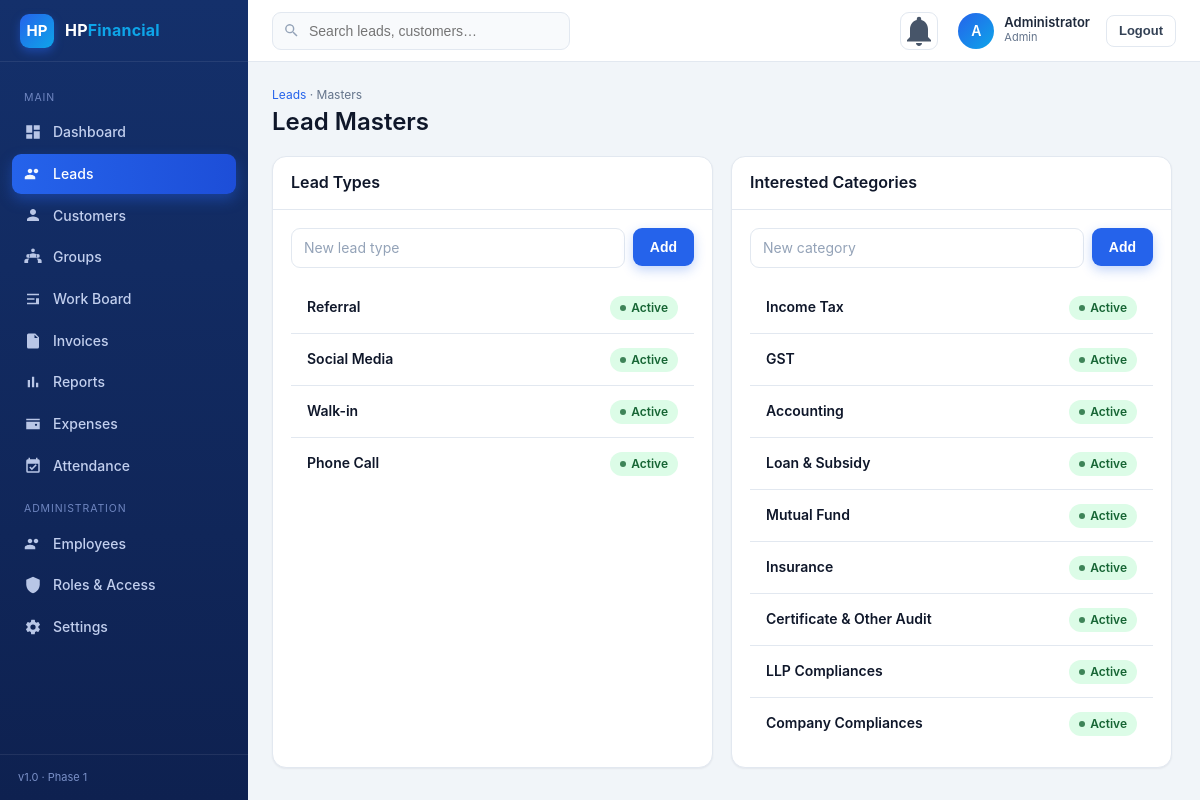
Page /lead-masters (signed in) on the committed database.
### tables this page shows
CREATE TABLE users (
  id BIGINT UNSIGNED AUTO_INCREMENT PRIMARY KEY,
  name VARCHAR(120) NOT NULL,
  mobile VARCHAR(15) NOT NULL UNIQUE,
  email VARCHAR(150) NULL,
  password_hash VARCHAR(255) NOT NULL,
  role_id BIGINT UNSIGNED NOT NULL,
  status ENUM('active','inactive') NOT NULL DEFAULT 'active',
  must_change_password TINYINT(1) NOT NULL DEFAULT 1,
  last_login_at DATETIME NULL,
  created_by BIGINT UNSIGNED NULL,
  created_at DATETIME NOT NULL DEFAULT CURRENT_TIMESTAMP,
  updated_at DATETIME NOT NULL DEFAULT CURRENT_TIMESTAMP ON UPDATE CURRENT_TIMESTAMP,
  FOREIGN KEY (role_id) REFERENCES roles(id),
  INDEX(status)
);

CREATE TABLE roles (
  id BIGINT UNSIGNED AUTO_INCREMENT PRIMARY KEY,
  name VARCHAR(50) NOT NULL,
  slug VARCHAR(50) NOT NULL UNIQUE
);

CREATE TABLE lead_types (
  id BIGINT UNSIGNED AUTO_INCREMENT PRIMARY KEY,
  name VARCHAR(80) NOT NULL,
  status ENUM('active','inactive') NOT NULL DEFAULT 'active'
);

CREATE TABLE lead_categories (
  id BIGINT UNSIGNED AUTO_INCREMENT PRIMARY KEY,
  name VARCHAR(80) NOT NULL,
  status ENUM('active','inactive') NOT NULL DEFAULT 'active'
);

### app/Core/Controller.php (called while the page is built, shortened)
<?php
abstract class Controller
{
    protected function view(string $template, array $data = [], string $layout = 'app'): void
    {
        extract($data, EXTR_SKIP);
        $content = (function () use ($template, $data) {
            extract($data, EXTR_SKIP);
            ob_start();
            require APP_PATH . '/Views/' . $template . '.php';
            return ob_get_clean();
        })();
        require APP_PATH . '/Views/layouts/' . $layout . '.php';
    }
}

### app/Controllers/LeadController.php (called while the page is built, shortened)
<?php
class LeadController extends Controller
{
    private function nav(): array { return ['unreadCount' => Notification::unreadCount(Auth::id())]; }
    public function masters(): void
    {
        $this->view('leads/masters', array_merge($this->nav(), [
            'pageTitle' => 'Lead Masters', 'activeNav' => 'leads',
            'types' => LeadType::all('id'), 'categories' => LeadCategory::all('id'),
        ]));
    }
}

### public/index.php (called while the page is built, shortened)
<?php
require dirname(__DIR__) . '/app/bootstrap.php';
$router = new Router();
$router->dispatch(Request::method(), Request::path());

### app/Core/Model.php (called while the page is built, shortened)
<?php
abstract class Model
{
    protected static string $table = '';
    protected static function db(): PDO { return Database::pdo(); }
    public static function all(string $orderBy = 'id DESC'): array
    {
        return self::db()->query("SELECT * FROM " . static::$table . " ORDER BY $orderBy")->fetchAll();
    }
}

### app/Core/Auth.php (called while the page is built, shortened)
<?php
class Auth
{
    private static ?array $user = null;
    public static function check(): bool { return self::user() !== null; }
    public static function user(): ?array
    {
        if (self::$user !== null) return self::$user;
        $id = Session::get('user_id');
        $st = Database::pdo()->prepare("SELECT u.*, r.slug AS role_slug, r.name AS role_name
            FROM users u JOIN roles r ON r.id = u.role_id WHERE u.id = ? LIMIT 1");
        $st->execute([$id]);
        self::$user = $st->fetch() ?: null;
        return self::$user;
    }
    public static function isAdmin(): bool
    {
        $u = self::user();
        return $u && $u['role_slug'] === 'admin';
    }
    public static function can(string $perm): bool
    {
        return self::isAdmin() || in_array($perm, self::permissions(), true);
    }
}

### app/bootstrap.php (called while the page is built, shortened)
<?php
function env(string $key, $default = null) {
    return $_ENV[$key] ?? getenv($key) ?: $default;
}
spl_autoload_register(function (string $class) {
    $prefix = 'App\\';
    $rel = str_replace('\\', '/', substr($class, strlen($prefix)));
    $file = APP_PATH . '/' . $rel . '.php';
});
require APP_PATH . '/Helpers/functions.php';

### app/Core/Database.php (called while the page is built, shortened)
<?php
class Database
{
    private static ?PDO $pdo = null;
    public static function pdo(): PDO
    {
        if (self::$pdo === null) {
            $host = env('DB_HOST', '127.0.0.1');
            $port = env('DB_PORT', '3306');
            $name = env('DB_NAME', 'hp');
            $dsn  = "mysql:host=$host;port=$port;dbname=$name;charset=utf8mb4";
            self::$pdo = new PDO($dsn, env('DB_USER', 'root'), env('DB_PASS', ''), [
                PDO::ATTR_ERRMODE            => PDO::ERRMODE_EXCEPTION,
                PDO::ATTR_DEFAULT_FETCH_MODE => PDO::FETCH_ASSOC,
                PDO::ATTR_EMULATE_PREPARES   => false,
            ]);
        }
        return self::$pdo;
    }
}

### app/Core/Session.php (called while the page is built, shortened)
<?php
class Session
{
    public static function get(string $k, $d = null) { return $_SESSION[$k] ?? $d; }
}

### app/Views/leads/masters.php (the view, shortened to what this page needs)
<div class="page-head" style="max-width:900px">
  <div><div class="crumb"><a href="<?= url('/leads') ?>">Leads</a> · Masters</div><h1>Lead Masters</h1></div>
</div>
<div class="grid grid--2" style="max-width:900px">
  <div class="card">
    <div class="card__head"><h3>Lead Types</h3></div>
    <div class="card__body">
      <form method="post" action="<?= url('/lead-masters') ?>" class="flex gap-8" style="margin-bottom:14px">
        <input class="input" name="name" placeholder="New lead type"><button class="btn btn--primary">Add</button>
      </form>
      <table class="tbl"><tbody>
        <?php foreach ($types as $t): ?><tr><td class="cell-strong"><?= e($t['name']) ?></td><td class="text-right"><?= status_pill($t['status']) ?></td></tr><?php endforeach; ?>
      </tbody></table>
    </div>
  </div>
  <div class="card">
    <div class="card__head"><h3>Interested Categories</h3></div>
    <div class="card__body">
      <form method="post" action="<?= url('/lead-masters') ?>" class="flex gap-8" style="margin-bottom:14px">
        <input class="input" name="name" placeholder="New category"><button class="btn btn--primary">Add</button>
      </form>
      <table class="tbl"><tbody>
        <?php foreach ($categories as $c): ?><tr><td class="cell-strong"><?= e($c['name']) ?></td><td class="text-right"><?= status_pill($c['status']) ?></td></tr><?php endforeach; ?>
      </tbody></table>
    </div>
  </div>
</div>

### app/Helpers/functions.php (shortened to what this page needs)
<?php
function e($v): string { return htmlspecialchars((string)($v ?? ''), ENT_QUOTES, 'UTF-8'); }
function base_url(): string
{
    $script = str_replace('\\', '/', dirname($_SERVER['SCRIPT_NAME'] ?? ''));
    return rtrim($script, '/');
}
function url(string $path = '/'): string
{
    return base_url() . '/' . ltrim($path, '/');
}
function asset(string $path): string { return url('assets/' . ltrim($path, '/')); }
function can(string $perm): bool { return Auth::can($perm); }
function active(string $page, string $current): string { return $page === $current ? 'active' : ''; }
function status_pill(?string $status): string
{
    $map = [
        'new' => 'blue', 'contacted' => 'sky', 'qualified' => 'amber',
        'won' => 'green', 'lost' => 'gray',
        'Pending' => 'gray', 'In-Progress' => 'amber', 'Filed' => 'blue', 'Completed' => 'green',
        'active' => 'green', 'inactive' => 'red',
    ];
    $c = $map[$status] ?? 'gray';
    return '<span class="pill pill--' . $c . '">' . e(ucfirst((string)$status)) . '</span>';
}
function initials(string $name): string
{
    $p = preg_split('/\s+/', trim($name));
    return strtoupper(substr($p[0] ?? '', 0, 1) . (isset($p[1]) ? substr($p[1], 0, 1) : ''));
}

### app/Core/Router.php (shortened to what this page needs)
<?php
class Router
{
    private array $routes = [];
    public function add(string $method, string $path, string $handler, array $opts = []): void
    {
        $this->routes[] = [
            'method'  => strtoupper($method),
            'path'    => $path,
            'handler' => $handler,
            'auth'    => $opts['auth'] ?? true,
            'perm'    => $opts['perm'] ?? null,
        ];
    }
    public function dispatch(string $method, string $uri): void
    {
        foreach ($this->routes as $r) {
            if ($r['method'] !== $method) continue;
            $pattern = '#^' . preg_replace('#\{[a-zA-Z_]+\}#', '([^/]+)', $r['path']) . '$#';
            if (!preg_match($pattern, $uri, $m)) continue;
            array_shift($m);
            if ($r['auth'] && !Auth::check()) {
                Session::set('intended', $uri);
                $this->go('/login');
            }
            [$class, $action] = explode('@', $r['handler']);
            (new $fqcn)->$action(...$m);
            return;
        }
    }
}

### app/Views/layouts/app.php (shortened to what this page needs)
<?php
$u = Auth::user();
$active = $activeNav ?? '';
$nav = [
  ['Main'],
  ['dashboard','Dashboard','/', true],
  ['leads','Leads','/leads', can('leads.view')],
  ['customers','Customers','/customers', can('customers.view')],
  ['families','Groups','/families', can('customers.view')],
  ['board','Work Board','/work-board', can('services.view')],
  ['invoices','Invoices','/invoices', can('invoices.manage')],
  ['reports','Reports','/reports', can('reports.view')],
  ['expenses','Expenses','/expenses', can('expenses.manage')],
  ['attendance', can('attendance.manage') ? 'Attendance' : 'My Attendance', '/attendance', true],
  ['Administration'],
  ['employees','Employees','/employees', can('employees.view')],
  ['roles','Roles & Access','/roles', can('roles.manage')],
  ['settings','Settings','/settings', can('settings.manage')],
];
$icons = [
  'dashboard'=>'M3 13h8V3H3v10zm0 8h8v-6H3v6zm10 0h8V11h-8v10zm0-18v6h8V3h-8z',
  'leads'=>'M16 11c1.66 0 3-1.34 3-3s-1.34-3-3-3-3 1.34-3 3 1.34 3 3 3zm-8 0c1.66 0 3-1.34 3-3S9.66 5 8 5 5 6.34 5 8s1.34 3 3 3zm0 2c-2.33 0-7 1.17-7 3.5V19h14v-2.5C15 14.17 10.33 13 8 13z',
  'customers'=>'M12 12c2.21 0 4-1.79 4-4s-1.79-4-4-4-4 1.79-4 4 1.79 4 4 4zm0 2c-2.67 0-8 1.34-8 4v2h16v-2c0-2.66-5.33-4-8-4z',
  'families'=>'M12 5.5A2.5 2.5 0 1 1 12 .5a2.5 2.5 0 0 1 0 5zM5.5 13a2.5 2.5 0 1 1 0-5 2.5 2.5 0 0 1 0 5zm13 0a2.5 2.5 0 1 1 0-5 2.5 2.5 0 0 1 0 5zM12 7c-2 0-5 1-5 3v3h10v-3c0-2-3-3-5-3zM5.5 14C3.5 14 .5 15 .5 17v3h5v-3c0-1 .5-2 1.5-2.7-.5-.2-1-.3-1.5-.3zm13 0c-.5 0-1 .1-1.5.3 1 .7 1.5 1.7 1.5 2.7v3h5v-3c0-2-3-3-5-3z',
  'expenses'=>'M21 7H3V5h18v2zm0 2v10H3V9h18zm-5 5.5a1.5 1.5 0 1 0 0-3 1.5 1.5 0 0 0 0 3z',
  'attendance'=>'M19 3h-1V1h-2v2H8V1H6v2H5a2 2 0 0 0-2 2v14a2 2 0 0 0 2 2h14a2 2 0 0 0 2-2V5a2 2 0 0 0-2-2zm0 16H5V9h14v10zm-8.5-1.5L7 14l1.4-1.4 2.1 2.1 5-5L17 11l-6.5 6.5z',
  'invoices'=>'M6 2h9l5 5v13a2 2 0 0 1-2 2H6a2 2 0 0 1-2-2V4a2 2 0 0 1 2-2zm8 1.5V8h4.5L14 3.5zM8 12h8v1.5H8V12zm0 3h8v1.5H8V15zm0 3h5v1.5H8V18z',
  'board'=>'M4 5h16v2H4V5zm0 6h10v2H4v-2zm0 6h16v2H4v-2zM16 11h4v6h-4v-6z',
  'reports'=>'M5 9.2h3V19H5V9.2zM10.6 5h3v14h-3V5zm5.6 8H19v6h-3v-6z',
  'employees'=>'M16 11c1.66 0 3-1.34 3-3s-1.34-3-3-3-3 1.34-3 3 1.34 3 3 3zm-8 0c1.66 0 3-1.34 3-3S9.66 5 8 5 5 6.34 5 8s1.34 3 3 3zm0 2c-2.33 0-7 1.17-7 3.5V19h14v-2.5C15 14.17 10.33 13 8 13z',
  'roles'=>'M12 1L3 5v6c0 5.55 3.84 10.74 9 12 5.16-1.26 9-6.45 9-12V5l-9-4z',
  'settings'=>'M19.14 12.94a7.49 7.49 0 0 0 .05-1.88l2.03-1.58a.5.5 0 0 0 .12-.64l-1.92-3.32a.5.5 0 0 0-.6-.22l-2.39.96a7.3 7.3 0 0 0-1.62-.94l-.36-2.54a.5.5 0 0 0-.5-.42h-3.84a.5.5 0 0 0-.5.42l-.36 2.54c-.59.24-1.13.56-1.62.94l-2.39-.96a.5.5 0 0 0-.6.22L2.62 8.84a.5.5 0 0 0 .12.64l2.03 1.58a7.49 7.49 0 0 0 0 1.88L2.74 14.5a.5.5 0 0 0-.12.64l1.92 3.32a.5.5 0 0 0 .6.22l2.39-.96c.49.38 1.03.7 1.62.94l.36 2.54a.5.5 0 0 0 .5.42h3.84a.5.5 0 0 0 .5-.42l.36-2.54c.59-.24 1.13-.56 1.62-.94l2.39.96a.5.5 0 0 0 .6-.22l1.92-3.32a.5.5 0 0 0-.12-.64l-2.03-1.58zM12 15.5A3.5 3.5 0 1 1 12 8.5a3.5 3.5 0 0 1 0 7z',
];
?><!DOCTYPE html>
<html lang="en">
<head>
<link rel="stylesheet" href="<?= asset('css/theme.css') ?>">
</head>
<body>
<div class="app">
  <aside class="sidebar" id="sidebar">
    <div class="sidebar__brand">
      <div class="brand__logo">HP</div>
      <div class="brand__name">HP<span>Financial</span></div>
    </div>
    <nav class="nav">
      <?php foreach ($nav as $item): ?>
        <?php if (count($item) === 1): ?>
          <div class="nav__label"><?= e($item[0]) ?></div>
        <?php elseif ($item[3]): ?>
          <a class="nav__item <?= active($item[0], $active) ?>" href="<?= url($item[2]) ?>">
            <svg viewBox="0 0 24 24" fill="currentColor"><path d="<?= $icons[$item[0]] ?>"/></svg>
            <span><?= e($item[1]) ?></span>
          </a>
        <?php endif; ?>
      <?php endforeach; ?>
    </nav>
    <div style="padding:14px 18px;border-top:1px solid rgba(255,255,255,.08);font-size:11px;color:#7a90c8">v1.0 · Phase 1</div>
  </aside>
  <div class="main">
    <header class="topbar">
      <div class="topbar__search" id="globalSearchWrap">
        <svg viewBox="0 0 24 24" fill="currentColor"><path d="M15.5 14h-.79l-.28-.27a6.5 6.5 0 1 0-.7.7l.27.28v.79l5 4.99L20.49 19l-4.99-5zm-6 0A4.5 4.5 0 1 1 14 9.5 4.5 4.5 0 0 1 9.5 14z"/></svg>
        <input type="text" id="globalSearch" placeholder="Search leads, customers…" autocomplete="off">
      </div>
      <a class="icon-btn" href="<?= url('/notifications') ?>" title="Notifications">
        <svg viewBox="0 0 24 24" fill="currentColor"><path d="M12 22c1.1 0 2-.9 2-2h-4c0 1.1.9 2 2 2zm6-6v-5c0-3.07-1.63-5.64-4.5-6.32V4a1.5 1.5 0 0 0-3 0v.68C7.64 5.36 6 7.92 6 11v5l-2 2v1h16v-1l-2-2z"/></svg>
      </a>
      <form method="post" action="<?= url('/logout') ?>" style="display:flex;align-items:center;gap:10px;margin:0">
        <div class="user-chip">
          <div class="avatar"><?= e(initials($u['name'] ?? 'U')) ?></div>
          <div class="user-chip__info">
            <div class="user-chip__name"><?= e($u['name'] ?? '') ?></div>
            <div class="user-chip__role"><?= e($u['role_name'] ?? '') ?></div>
          </div>
        </div>
        <button class="btn btn--light btn--sm" type="submit" title="Logout">
          <span class="logout-label">Logout</span>
        </button>
      </form>
    </header>
    <div id="page">
      <div class="content">
        <?= $content ?>
      </div>
    </div>
  </div>
</div>
</body>
</html>

### rows in the picture
users: name "A", name "Administrator", role.name "Admin"
lead_types: name "Referral", status "Active"
lead_types: name "Social Media", status "Active"
lead_types: name "Walk-in", status "Active"
lead_types: name "Phone Call", status "Active"
lead_categories: name "Income Tax", status "Active"
lead_categories: name "GST", status "Active"
lead_categories: name "Accounting", status "Active"
lead_categories: name "Loan & Subsidy", status "Active"
lead_categories: name "Mutual Fund", status "Active"
lead_categories: name "Insurance", status "Active"
lead_categories: name "Certificate & Other Audit", status "Active"
lead_categories: name "LLP Compliances", status "Active"
lead_categories: name "Company Compliances", status "Active"

### other values in the picture
$item[0] "MAIN"
$item[1] "Dashboard"
$item[1] "Leads"
$item[1] "Customers"
$item[1] "Groups"
$item[1] "Work Board"
$item[1] "Invoices"
$item[1] "Reports"
$item[1] "Expenses"
$item[1] "Attendance"
$item[0] "ADMINISTRATION"
$item[1] "Employees"
$item[1] "Roles & Access"
$item[1] "Settings"
